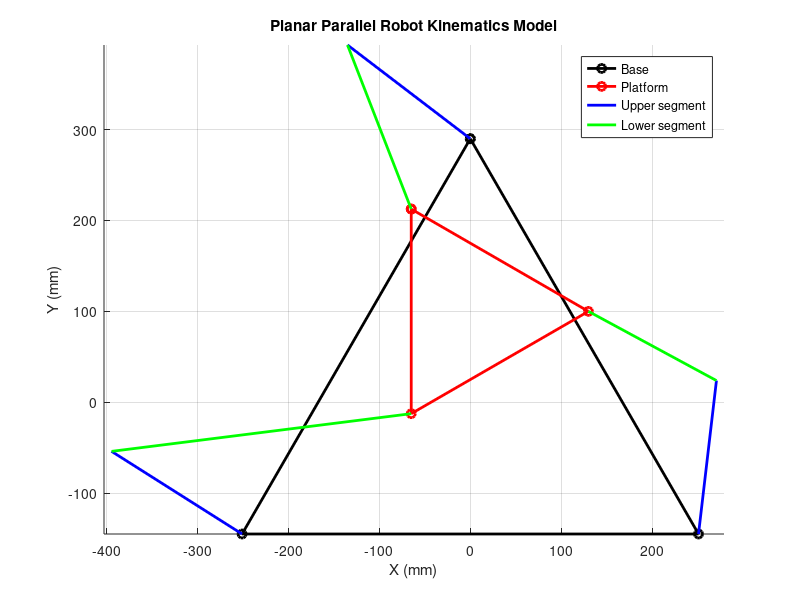

Source code (MATLAB):
% Parameter initialization
SA = 170;
L = 130;
r_platform = 130;
r_base = 290;

% Base joint coordinates
PB = [r_base*cos([pi/2, pi+pi/6, 2*pi-pi/6]); 
      r_base*sin([pi/2, pi+pi/6, 2*pi-pi/6])];

% Platform position
X_c = 0; Y_c = 100; alpha = deg2rad(30);
R_BC = [cos(alpha), -sin(alpha); sin(alpha), cos(alpha)];
PP_local = [r_platform*cos([pi/2, pi+pi/6, 2*pi-pi/6]);
            r_platform*sin([pi/2, pi+pi/6, 2*pi-pi/6])];
PP = R_BC * PP_local + [X_c; Y_c];

% Inverse kinematics solution
theta = zeros(1, 3);
for i = 1:3
    x_PP = PP(1, i);
    y_PP = PP(2, i);
    e1 = -2 * y_PP * SA;
    e2 = -2 * x_PP * SA;
    e3 = x_PP^2 + y_PP^2 + SA^2 - L^2;
    t = roots([e3-e2, 2*e1, e3+e2]);
    theta(i) = 2 * atan(t(1));
end

% Output active joint angles
fprintf('Active joint angles:\n');
for i = 1:3
    fprintf('θ_%d = %.4f radians\n', i, theta(i));
    fprintf('θ_%d = %.4f degrees\n', i, rad2deg(theta(i))); % Optional, convert to degrees
end

% Draw the robot model
figure;
hold on; grid on; axis equal;
title('Planar Parallel Robot Kinematics Model');
xlabel('X (mm)'); ylabel('Y (mm)');
plot([PB(1, :) PB(1, 1)], [PB(2, :) PB(2, 1)], 'k-o', 'LineWidth', 2);
plot([PP(1, :) PP(1, 1)], [PP(2, :) PP(2, 1)], 'r-o', 'LineWidth', 2);
for i = 1:3
    joint_x = [PB(1, i), PB(1, i) + SA*cos(theta(i))];
    joint_y = [PB(2, i), PB(2, i) + SA*sin(theta(i))];
    plot(joint_x, joint_y, 'b-', 'LineWidth', 2);
    plot([joint_x(2), PP(1, i)], [joint_y(2), PP(2, i)], 'g-', 'LineWidth', 2);
end
legend('Base', 'Platform', 'Upper segment', 'Lower segment');
hold off;
